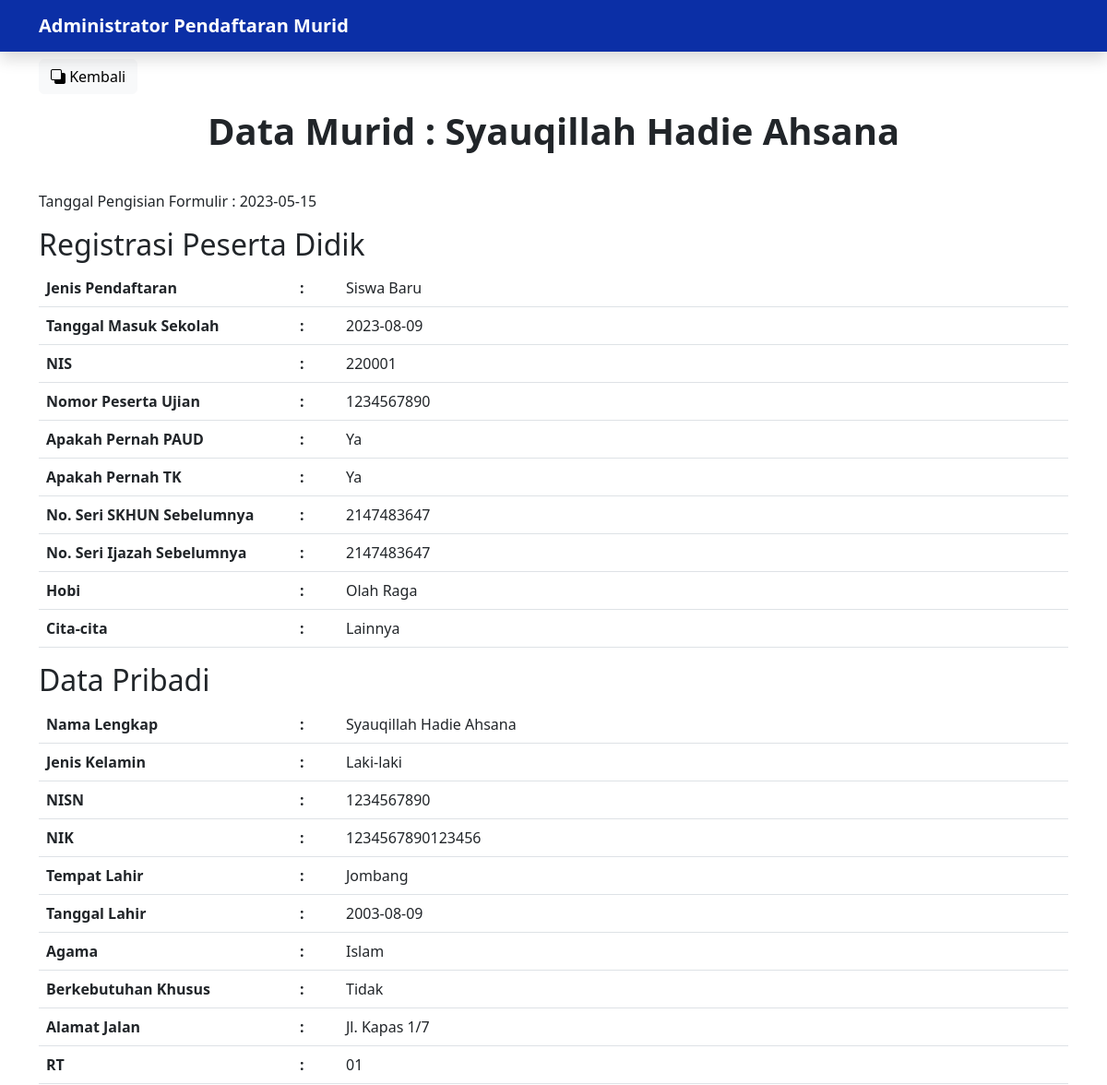
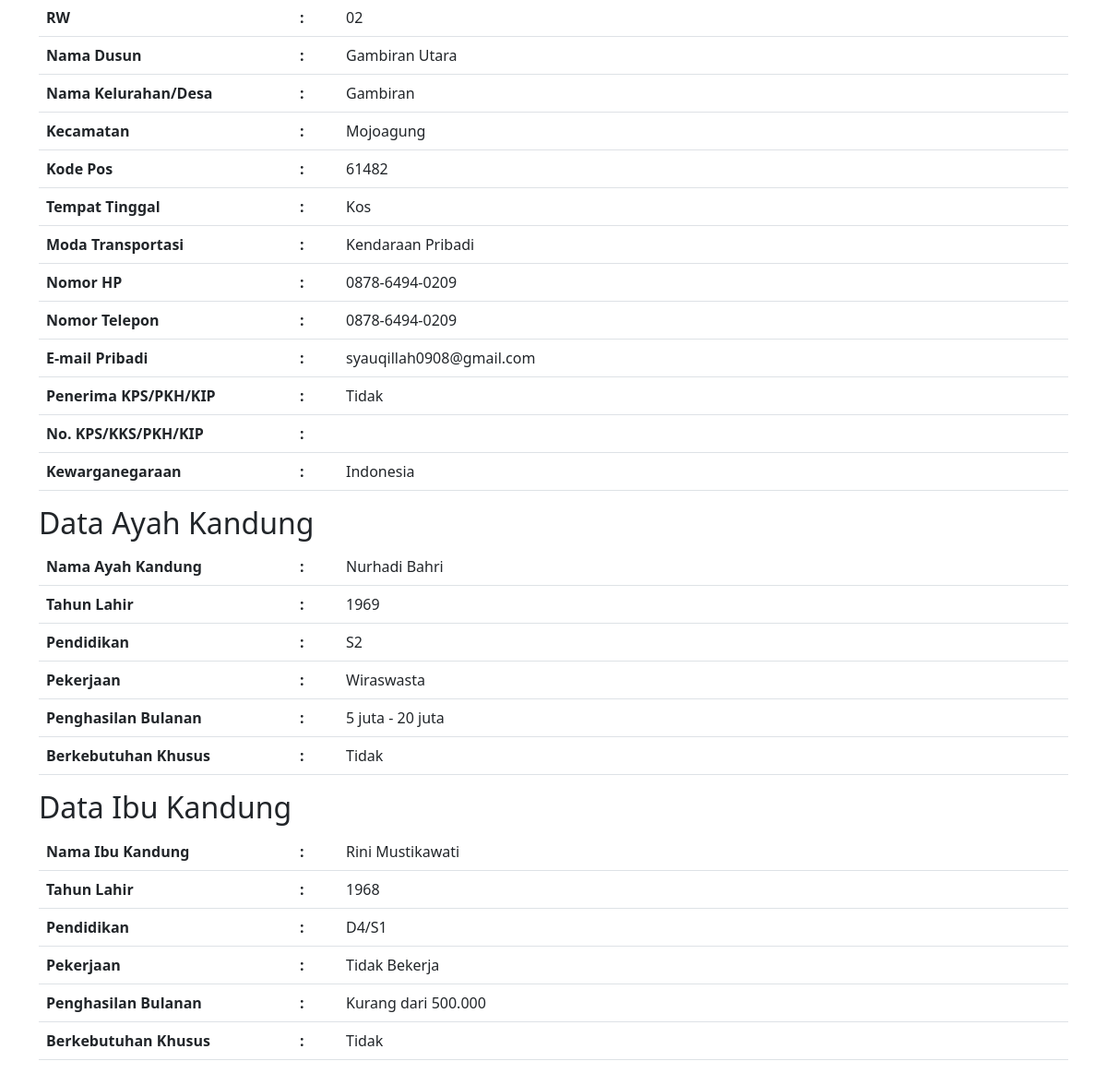
The app's page /tugas/cekDataMurid.php?NIS=220001 (signed in) with its own data (2 pictures, top to bottom).
### tables this page shows
CREATE TABLE `murid` (
  `tanggalPengisian` date NOT NULL,
  `NIS` varchar(10) NOT NULL,
  `jenisPendaftaran` varchar(15) NOT NULL,
  `tanggalMasuk` date NOT NULL,
  `noPesertaUjian` varchar(20) NOT NULL,
  `paud` varchar(5) NOT NULL,
  `tk` varchar(5) NOT NULL,
  `noSKHUN` int(16) DEFAULT NULL,
  `noIjazah` int(16) NOT NULL,
  `hobi` varchar(25) NOT NULL,
  `citaCita` varchar(50) NOT NULL,
  `namaLengkap` varchar(100) NOT NULL,
  `jenisKelamin` varchar(10) NOT NULL,
  `NISN` varchar(10) NOT NULL,
  `NIK` varchar(16) NOT NULL,
  `tempatLahir` varchar(50) DEFAULT NULL,
  `tanggalLahir` date NOT NULL,
  `agama` varchar(25) NOT NULL,
  `muridBerkebutuhan` varchar(50) NOT NULL,
  `alamatJalan` varchar(100) NOT NULL,
  `rt` varchar(4) NOT NULL,
  `rw` varchar(4) NOT NULL,
  `dusun` varchar(50) DEFAULT NULL,
  `desa` varchar(50) NOT NULL,
  `kecamatan` varchar(50) NOT NULL,
  `kodePos` varchar(5) NOT NULL,
  `tempatTinggal` varchar(25) NOT NULL,
  `transportasi` varchar(50) NOT NULL,
  `hp` varchar(50) DEFAULT NULL,
  `telp` varchar(50) DEFAULT NULL,
  `email` varchar(50) DEFAULT NULL,
  `bantuan` varchar(5) NOT NULL,
  `noBantuan` varchar(50) DEFAULT NULL,
  `Kewarganegaraan` varchar(50) NOT NULL,
  `namaAyah` varchar(100) NOT NULL,
  `lahirAyah` int(4) NOT NULL,
  `pendidikanAyah` varchar(50) NOT NULL,
  `pekerjaanAyah` varchar(50) NOT NULL,
  `penghasilanAyah` varchar(50) NOT NULL,
  `kebutuhanAyah` varchar(50) NOT NULL,
  `namaIbu` varchar(100) NOT NULL,
  `lahirIbu` int(4) NOT NULL,
  `pendidikanIbu` varchar(50) NOT NULL,
  `pekerjaanIbu` varchar(50) NOT NULL,
  `penghasilanIbu` varchar(50) NOT NULL,
  `kebutuhanIbu` varchar(50) NOT NULL
);

### tugas/functions.php (called while the page is built, shortened)
<?php
$conn = mysqli_connect("localhost","root","","latihan");
function query ($query){
    global $conn;
    $result = mysqli_query($conn,$query);
    $rows = [];
    while ($row = mysqli_fetch_assoc($result)){
        $rows [] = $row;
    }
    return $rows;
}
?>

### tugas/cekDataMurid.php (the view, shortened to what this page needs)
<?php
require 'functions.php';
$id = $_GET["NIS"];
$show  = query("SELECT * FROM murid WHERE NIS = $id")[0];
?>
<!DOCTYPE html>
<html lang="en">
  <head>
    <link href="https://cdn.jsdelivr.net/npm/bootstrap@5.2.3/dist/css/bootstrap.min.css" rel="stylesheet" />
    <link rel="stylesheet" href="https://cdn.jsdelivr.net/npm/bootstrap-icons@1.10.3/font/bootstrap-icons.css">
  </head>
  <body>
    <nav class="navbar navbar-expand-lg navbar-dark shadow" style="background-color: #0B2Fa6">
      <div class="container">
        <a class="navbar-brand" href="dashboard.php" style="color: white; font-weight: 700">Administrator Pendaftaran Murid</a>
      </div>
    </nav>
    <div class="container pt-2 pb-2">
      <div class="d-flex justify-content-start">
        <a href="dataMurid.php"><button type="button" class="btn btn-light"><i class="bi bi-back"></i> Kembali</button></a>
      </div>
      <div class="d-flex justify-content-center pt-3 pb-3">
        <h1 class="fw-bolder">Data Murid : <?= $show["namaLengkap"]?></h1>
      </div>
      <div class="justify-content-start pt-3 pb-3">
        <p>Tanggal Pengisian Formulir : <?= $show["tanggalPengisian"]?></p>
        <h2>Registrasi Peserta Didik</h2>
        <table class="table">
          <tr><th width ="275">Jenis Pendaftaran</th><th width ="50">:</th><td><?= $show["jenisPendaftaran"]?></td></tr>
          <tr><th width ="275">Tanggal Masuk Sekolah</th><th width ="50">:</th><td><?= $show["tanggalMasuk"]?></td></tr>
          <tr><th width ="275">NIS</th><th width ="50">:</th><td><?= $show["NIS"]?></td></tr>
          <tr><th width ="275">Nomor Peserta Ujian</th><th width ="50">:</th><td><?= $show["noPesertaUjian"]?></td></tr>
          <tr><th width ="275">Apakah Pernah PAUD</th><th width ="50">:</th><td><?= $show["paud"]?></td></tr>
          <tr><th width ="275">Apakah Pernah TK</th><th width ="50">:</th><td><?= $show["tk"]?></td></tr>
          <tr><th width ="275">No. Seri SKHUN Sebelumnya</th><th width ="50">:</th><td><?= $show["noSKHUN"]?></td></tr>
          <tr><th width ="275">No. Seri Ijazah Sebelumnya</th><th width ="50">:</th><td><?= $show["noIjazah"]?></td></tr>
          <tr><th width ="275">Hobi</th><th width ="50">:</th><td><?= $show["hobi"]?></td></tr>
          <tr><th width ="275">Cita-cita</th><th width ="50">:</th><td><?= $show["citaCita"]?></td></tr>
        </table>
        <h2>Data Pribadi</h2>
        <table class="table">
          <tr><th width ="275">Nama Lengkap</th><th width ="50">:</th><td><?= $show["namaLengkap"]?></td></tr>
          <tr><th width ="275">Jenis Kelamin</th><th width ="50">:</th><td><?= $show["jenisKelamin"]?></td></tr>
          <tr><th width ="275">NISN</th><th width ="50">:</th><td><?= $show["NISN"]?></td></tr>
          <tr><th width ="275">NIK</th><th width ="50">:</th><td><?= $show["NIK"]?></td></tr>
          <tr><th width ="275">Tempat Lahir</th><th width ="50">:</th><td><?= $show["tempatLahir"]?></td></tr>
          <tr><th width ="275">Tanggal Lahir</th><th width ="50">:</th><td><?= $show["tanggalLahir"]?></td></tr>
          <tr><th width ="275">Agama</th><th width ="50">:</th><td><?= $show["agama"]?></td></tr>
          <tr><th width ="275">Berkebutuhan Khusus</th><th width ="50">:</th><td><?= $show["muridBerkebutuhan"]?></td></tr>
          <tr><th width ="275">Alamat Jalan</th><th width ="50">:</th><td><?= $show["alamatJalan"]?></td></tr>
          <tr><th width ="275">RT</th><th width ="50">:</th><td><?= $show["rt"]?></td></tr>
          <tr><th width ="275">RW</th><th width ="50">:</th><td><?= $show["rw"]?></td></tr>
          <tr><th width ="275">Nama Dusun</th><th width ="50">:</th><td><?= $show["dusun"]?></td></tr>
          <tr><th width ="275">Nama Kelurahan/Desa</th><th width ="50">:</th><td><?= $show["desa"]?></td></tr>
          <tr><th width ="275">Kecamatan</th><th width ="50">:</th><td><?= $show["kecamatan"]?></td></tr>
          <tr><th width ="275">Kode Pos</th><th width ="50">:</th><td><?= $show["kodePos"]?></td></tr>
          <tr><th width ="275">Tempat Tinggal</th><th width ="50">:</th><td><?= $show["tempatTinggal"]?></td></tr>
          <tr><th width ="275">Moda Transportasi</th><th width ="50">:</th><td><?= $show["transportasi"]?></td></tr>
          <tr><th width ="275">Nomor HP</th><th width ="50">:</th><td><?= $show["hp"]?></td></tr>
          <tr><th width ="275">Nomor Telepon</th><th width ="50">:</th><td><?= $show["telp"]?></td></tr>
          <tr><th width ="275">E-mail Pribadi</th><th width ="50">:</th><td><?= $show["email"]?></td></tr>
          <tr><th width ="275">Penerima KPS/PKH/KIP</th><th width ="50">:</th><td><?= $show["bantuan"]?></td></tr>
          <tr><th width ="275">No. KPS/KKS/PKH/KIP</th><th width ="50">:</th><td><?= $show["noBantuan"]?></td></tr>
          <tr><th width ="275">Kewarganegaraan</th><th width ="50">:</th><td><?= $show["Kewarganegaraan"]?></td></tr>
        </table>
        <h2>Data Ayah Kandung</h2>
        <table class="table">
          <tr><th width ="275">Nama Ayah Kandung</th><th width ="50">:</th><td><?= $show["namaAyah"]?></td></tr>
          <tr><th width ="275">Tahun Lahir</th><th width ="50">:</th><td><?= $show["lahirAyah"]?></td></tr>
          <tr><th width ="275">Pendidikan</th><th width ="50">:</th><td><?= $show["pendidikanAyah"]?></td></tr>
          <tr><th width ="275">Pekerjaan</th><th width ="50">:</th><td><?= $show["pekerjaanAyah"]?></td></tr>
          <tr><th width ="275">Penghasilan Bulanan</th><th width ="50">:</th><td><?= $show["penghasilanAyah"]?></td></tr>
          <tr><th width ="275">Berkebutuhan Khusus</th><th width ="50">:</th><td><?= $show["kebutuhanAyah"]?></td></tr>
        </table>
        <h2>Data Ibu Kandung</h2>
        <table class="table">
          <tr><th width ="275">Nama Ibu Kandung</th><th width ="50">:</th><td><?= $show["namaIbu"]?></td></tr>
          <tr><th width ="275">Tahun Lahir</th><th width ="50">:</th><td><?= $show["lahirIbu"]?></td></tr>
          <tr><th width ="275">Pendidikan</th><th width ="50">:</th><td><?= $show["pendidikanIbu"]?></td></tr>
          <tr><th width ="275">Pekerjaan</th><th width ="50">:</th><td><?= $show["pekerjaanIbu"]?></td></tr>
          <tr><th width ="275">Penghasilan Bulanan</th><th width ="50">:</th><td><?= $show["penghasilanIbu"]?></td></tr>
          <tr><th width ="275">Berkebutuhan Khusus</th><th width ="50">:</th><td><?= $show["kebutuhanIbu"]?></td></tr>
        </table>
      </div>
    </div>
  </body>
</html>

### records on screen
murid: namaLengkap "Syauqillah Hadie Ahsana", tanggalPengisian "2023-05-15", jenisPendaftaran "Siswa Baru", tanggalMasuk "2023-08-09", NIS "220001", noPesertaUjian "1234567890", paud "Ya", tk "Ya", noSKHUN "2147483647", noIjazah "2147483647", hobi "Olah Raga", citaCita "Lainnya", jenisKelamin "Laki-laki", NISN "1234567890", NIK "1234567890123456", tempatLahir "Jombang", tanggalLahir "2003-08-09", agama "Islam", muridBerkebutuhan "Tidak", alamatJalan "Jl. Kapas 1/7", rt "01", rw "02", dusun "Gambiran Utara", desa "Gambiran", kecamatan "Mojoagung", kodePos "61482", tempatTinggal "Kos", transportasi "Kendaraan Pribadi", hp "0878-6494-0209", telp "0878-6494-0209", email "syauqillah0908@gmail.com", bantuan "Tidak", Kewarganegaraan "Indonesia", namaAyah "Nurhadi Bahri", lahirAyah "1969", pendidikanAyah "S2", pekerjaanAyah "Wiraswasta", penghasilanAyah "5 juta - 20 juta", kebutuhanAyah "Tidak", namaIbu "Rini Mustikawati", lahirIbu "1968", pendidikanIbu "D4/S1", pekerjaanIbu "Tidak Bekerja", penghasilanIbu "Kurang dari 500.000", kebutuhanIbu "Tidak"
